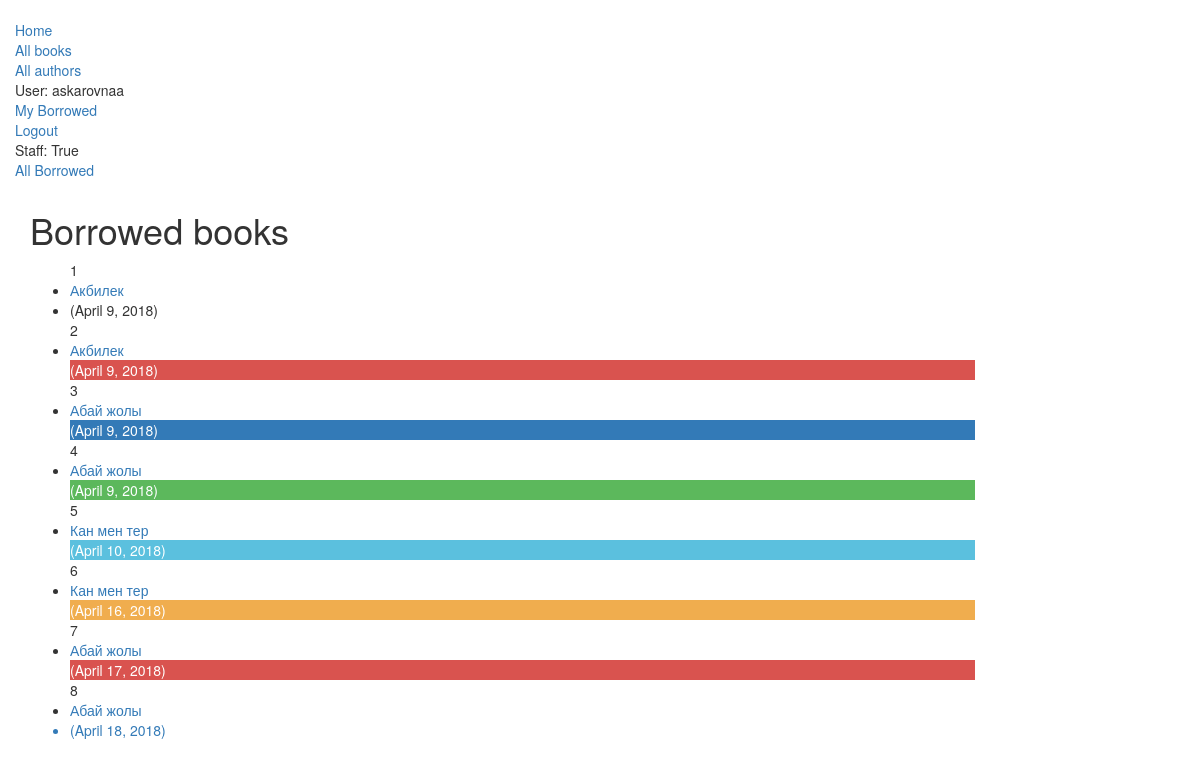
Page /catalog/mybooks/ (signed in) on the committed database.
### catalog/models.py (models this page shows, shortened)
class BookInstance(models.Model):
    borrower = models.ForeignKey(User, on_delete=models.SET_NULL, null=True, blank=True)
    id = models.UUIDField(primary_key=True, default=uuid.uuid4, help_text="Unique ID for this particular book across whole library")
    book = models.ForeignKey('Book', on_delete=models.SET_NULL, null=True)
    imprint = models.CharField(max_length=200)
    due_back = models.DateField(null=True, blank=True)
    LOAN_STATUS = (
        ('m', 'Maintenance'),
        ('o', 'On loan'),
        ('a', 'Available'),
        ('r', 'Reserved'),
    )
    status = models.CharField(max_length=1, choices=LOAN_STATUS, blank=True, default='m', help_text='Book availability')
    class Meta:
        ordering = ["due_back"]
        permissions = (("can_mark_returned", "Set book as returned"),)

class Book(models.Model):
    title = models.CharField(max_length=200)
    author = models.ForeignKey('Author', on_delete=models.SET_NULL, null=True)
    summary = models.TextField(max_length=1000, help_text='Кітаптың сипаттамасын еңгізіңіз')
    isbn = models.CharField('ISBN',max_length=15, help_text='15 Character <a href="https://www.isbn-international.org/content/what-isbn">ISBN number</a>')
    genre = models.ManyToManyField(Genre, help_text='Select a genre for this book')
    def display_genre(self):
        """
        Creates a string for the Genre. This is required to display genre in Admin.
        """
        return ', '.join([ genre.name for genre in self.genre.all()[:3] ])
    display_genre.short_description = 'Genre'

### catalog/views.py (the view)
# urls.py: path('mybooks/', views.LoanedBooksByUserListView.as_view(), name='my-borrowed'),
class LoanedBooksByUserListView(LoginRequiredMixin,generic.ListView):
    model = BookInstance
    template_name ='catalog/bookinstance_list_borrowed_user.html'
    paginate_by = 10
    def get_queryset(self):
        return BookInstance.objects.filter(borrower=self.request.user).filter(status__exact='o').order_by('due_back')

### catalog/templates/catalog/bookinstance_list_borrowed_user.html
{% extends "base_generic.html" %}
{% block content %}
    <h1>Borrowed books</h1>
    {% if bookinstance_list %}
    <ul>
      {% for bookinst in bookinstance_list %}
      {{ forloop.counter}}
      <li class="{% if bookinst.is_overdue %}text-danger{% endif %}">
        <a href="{% url 'book-detail' bookinst.book.pk %}"> {{bookinst.book.title}}</a><li class={% if forloop.counter == 0 %}"btn-default"
class={% elif forloop.counter == 1 %}"btn-default"
class={% elif forloop.counter == 2 %}"btn-danger"
class={% elif forloop.counter == 3 %}"btn-primary"
class={% elif forloop.counter == 4 %}"btn-success"
class={% elif forloop.counter == 5 %}"btn-info"
class={% elif forloop.counter == 6 %}"btn-warning"
class={% elif forloop.counter == 7 %}"btn-danger"
class={% elif forloop.counter == 8 %}"btn-link"
{% endif %}> ({{ bookinst.due_back }})   </li>
      </li>
      {% endfor %}
    </ul>
    {% else %}
      <p>There are no books borrowed.</p>
    {% endif %}
{% endblock %}

### catalog/templates/base_generic.html (shortened to what this page needs)
<!DOCTYPE html>
<html lang="en">
<head>
  <link rel="stylesheet" href="https://maxcdn.bootstrapcdn.com/bootstrap/3.3.7/css/bootstrap.min.css">
  {% load static %}
  <link rel="stylesheet" href="{% static 'css/styles.css' %}">
</head>
<body>
  <div class="container-fluid">
    <div class="row">
      <div class="col-sm-2">
      {% block sidebar %}
      <ul class="sidebar-nav">
          <li><a href="{% url 'index' %}">Home</a></li>
          <li><a href="{% url 'books' %}">All books</a></li>
          <li><a href="{% url 'authors' %}">All authors</a></li>
          {% if user.is_authenticated %}
     <li>User: {{ user.get_username }}</li>
     <li><a href="{% url 'my-borrowed' %}">My Borrowed</a></li>
     <li><a href="{% url 'logout'%}?next={{request.path}}">Logout</a></li>
   {% else %}
     <li><a href="{% url 'login'%}?next={{request.path}}">Login</a></li>
   {% endif %}
     <li>Staff: {{ user.is_staff }}</li>
   <li><a href="{% url 'all-borrowed' %}">All Borrowed</a></li>
      </ul>
     {% endblock %}
      </div>
      </div>
      <div class="col-sm-10 ">
      {% block content %}{% endblock %}
      </div>
    </div>
</body>
</html>

### catalog/static/css/styles.css (style rules this page uses)
.sidebar-nav { margin-top: 20px; padding: 0; list-style: none; }

### rows in the picture
BookInstance: book "Акбилек", due_back "April 9, 2018"
BookInstance: book "Акбилек", due_back "April 9, 2018"
BookInstance: book "Абай жолы", due_back "April 9, 2018"
BookInstance: book "Абай жолы", due_back "April 9, 2018"
BookInstance: book "Кан мен тер", due_back "April 10, 2018"
BookInstance: book "Кан мен тер", due_back "April 16, 2018"
BookInstance: book "Абай жолы", due_back "April 17, 2018"
BookInstance: book "Абай жолы", due_back "April 18, 2018"

### other values in the picture
{{ user.get_username }} "askarovnaa"
{{ user.is_staff }} "True"
